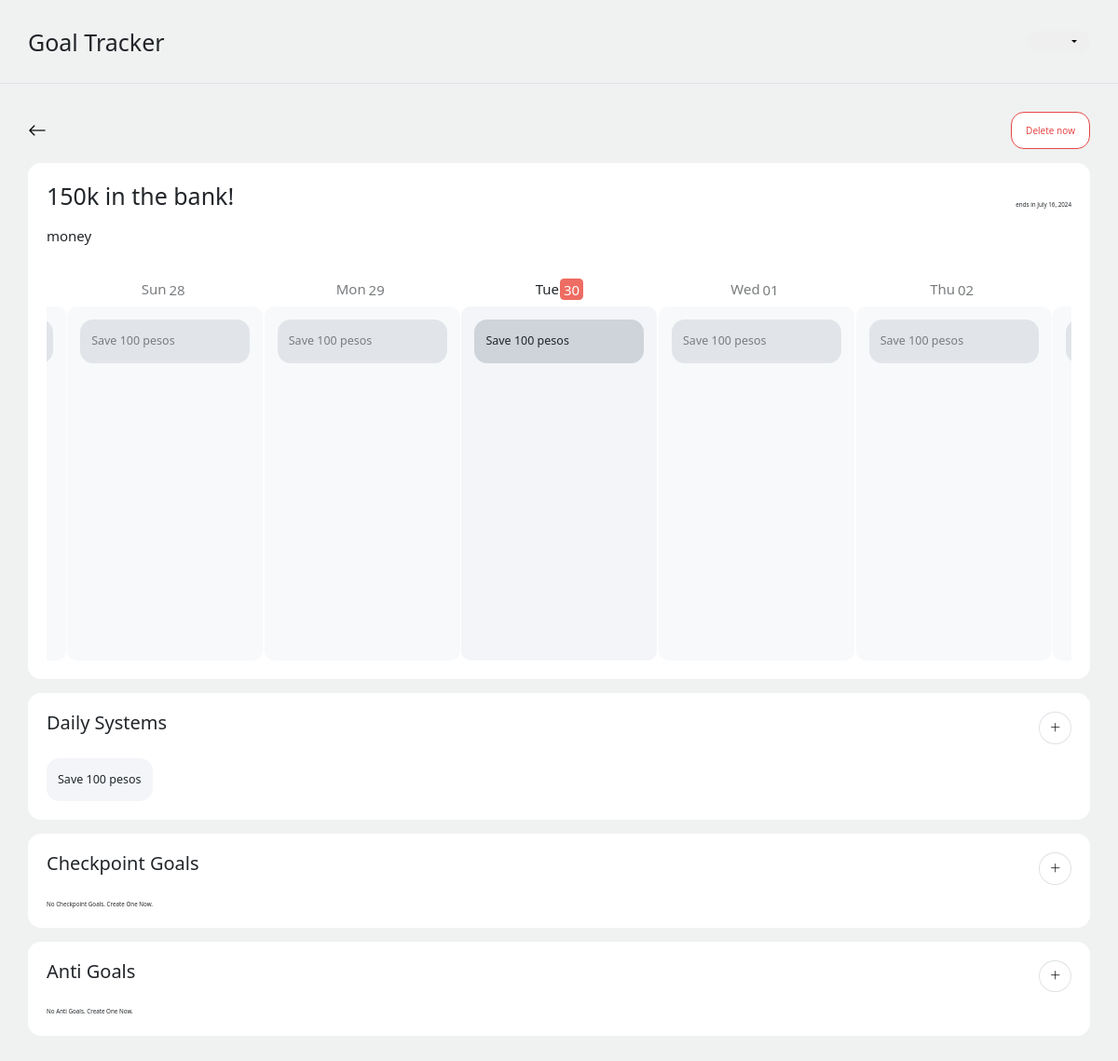
/big-goal/150k in the bank! (signed in), run on an earlier commit of the app's database.
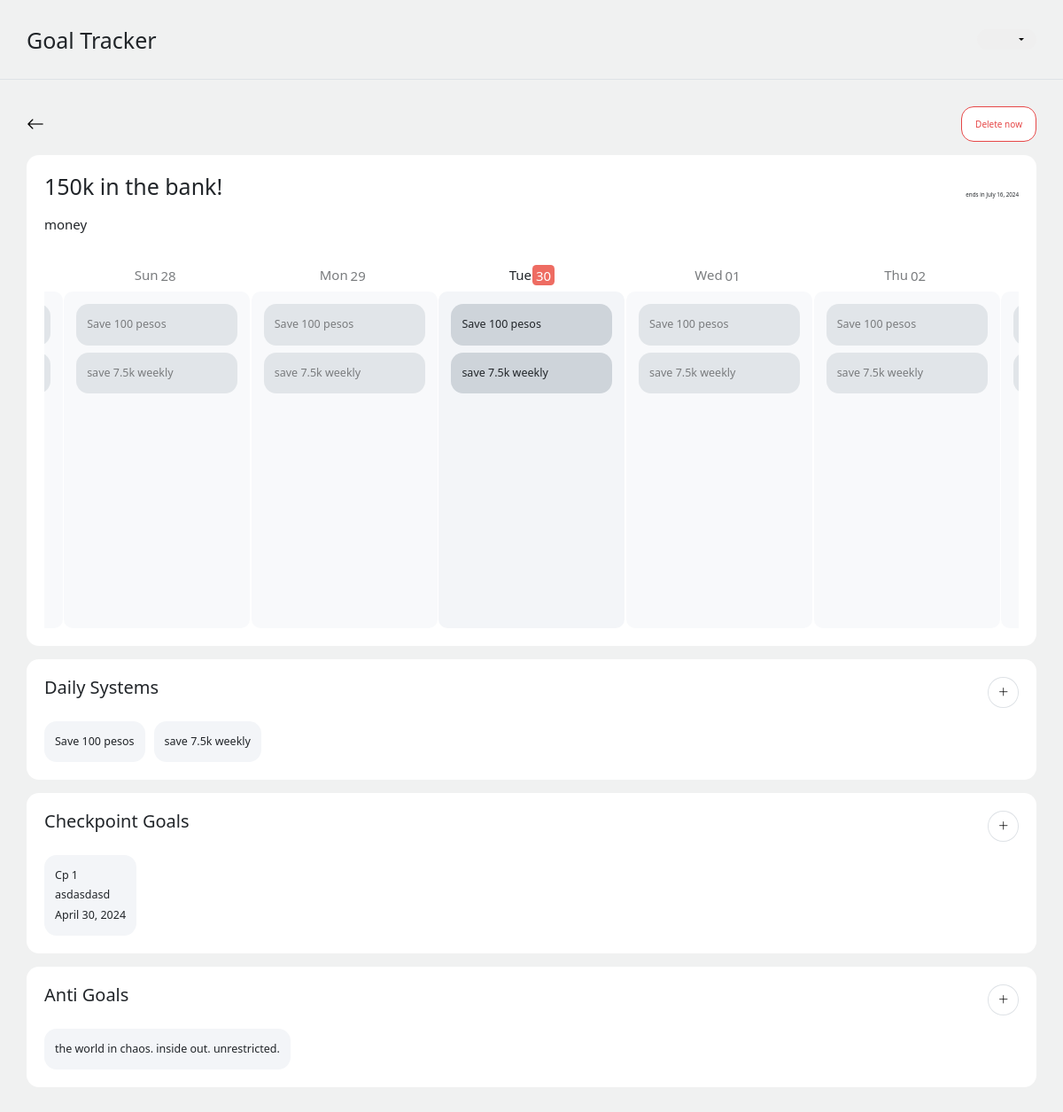
And on a later commit of the database.
### goals_tracker/models.py (models this page shows, shortened)
class BaseModel(models.Model):
    title = models.CharField(max_length=300)
    description = models.TextField(blank=True)
    class Meta:
        abstract = True

class BigGoal(BaseModel):
    user = models.ForeignKey(User, on_delete=models.CASCADE)
    start = models.DateField(default=date.today)
    deadline = models.DateField()
    def serialize(self):
        return {
            "id": self.id,
            "user": self.user.username,
            "title": self.title,
            "description": self.description,
            "start": self.start.strftime("%Y-%m-%d"),
            "deadline": self.deadline.strftime("%Y-%m-%d"),
        }

class DailySystem(models.Model):
    big_goal = models.ForeignKey(BigGoal, on_delete=models.CASCADE)
    action = models.CharField(max_length=300)
    def serialize(self):
        return {
            "id": self.id,
            "big_goal": self.big_goal.title,
            "action": self.action,
        }

class CheckpointGoal(BaseModel):
    big_goal = models.ForeignKey(BigGoal, on_delete=models.CASCADE)
    date = models.DateField(default=date.today)
    def serialize(self):
        return {
            "id": self.id,
            "big_goal": self.big_goal.title,
            "title": self.title,
            "description": self.description,
            "date": self.date,
        }

class AntiGoal(models.Model):
    big_goal = models.ForeignKey(BigGoal, on_delete=models.CASCADE)
    description = models.TextField()
    def serialize(self):
        return {
            "id": self.id,
            "big_goal": self.big_goal.title,
            "description": self.description,
        }

### goals_tracker/views.py (the view)
# urls.py: path("big-goal/<str:title>", views.big_goal, name="big_goal"),
def big_goal(request, title):
   if request.method == "GET":
      big_goal_page = big_goal_data(request, title)
      return render(request, "goals_tracker/big_goal_page.html", big_goal_page)

### goals_tracker/templates/goals_tracker/big_goal_page.html (shortened to what this page needs)
{% extends "goals_tracker/layout.html" %}  {% block body %}
<main class="py-5" id="big-goal-page">
  <section class="d-flex justify-content-between">
    <div class="align-self-center">
      <a href="{% url 'goals_tracker:index' %}">
        <button class="border-0 bg-transparent fs-2">
          <i class="bi bi-arrow-left"></i>
        </button>
      </a>
    </div>
    <div>
      <button id="delete-now-btn" class="delete-now-btn box-radius">Delete now</button>
    </div>
  </section>
    <section class="big-goal-section box-radius mt-4">
      <div class="d-flex justify-content-between">
        <h1 class="fw-normal m-0">{{ big_goal.title }}</h1>
        <span class="align-self-end">ends in {{ timeline.deadline }}</span>
      </div>
      <div class="mt-4">
        {% if big_goal.description %}
          <p class="fs-4">{{big_goal.description}}</p>
        {% endif %}
        <div class="mt-5">
          <div class="timeline" id="timeline">
            {% for date in timeline.all_dates %}
            <div class="timeline-item" data-date={{date}}>
              <div class="timeline-item--head">
                {% if date|length >= 8 %}
                <span class="m-0">{{ date|slice:"3:6" }}</span>
                <span class="timeline-item--head-day">{{ date|slice:"7:9" }}</span>
                {% else %}
                <span class="m-0">{{ date|slice:":3" }}</span>
                <span class="timeline-item--head-day">{{ date|slice:"4:" }}</span>
                {% endif %}
              </div>
              <div class="timeline-item--body">
                {% for system in daily_systems %}
                  <div class="bg-dark-subtle box-radius daily-system-box">
                    <p class="fs-5 m-0"> {{ system.action }} </p>
                  </div>
                {% endfor %}
              </div>
            </div>
            {% endfor %}
          </div>
        </div>
      </div>
    </section>
    <section class="daily-systems-section box-radius mt-4">
      <div class="d-flex justify-content-between mb-4">
        <h2 class="fw-normal m-0">Daily Systems</h2>
        <button
          class="border bg-transparent py-2 px-3 fs-5 rounded-circle"
          id="open-daily-system-modal"
        >
          <i class="bi bi-plus-lg"></i>
        </button>
      </div>
      <div class="d-flex flex-wrap gap-3">
        {% for system in daily_systems %}
        <div class="box-radius daily-system-box">
          <p class="m-0 fs-5">{{ system.action }}</p>
        </div>
        {% empty %}
        <div>No Daily Systems. Create One Now.</div>
        {% endfor %}
      </div>
    </section>
    <section class="checkpoint-goals-section box-radius mt-4">
      <div class="d-flex justify-content-between mb-4">
        <h2 class="fw-normal">Checkpoint Goals</h2>
        <button
          class="border bg-transparent py-2 px-3 fs-5 rounded-circle"
          id="open-checkpoint-goal-modal"
        >
          <i class="bi bi-plus-lg"></i>
        </button>
      </div>
      <div class="d-flex flex-wrap gap-3">
      {% for cp_goal in checkpoint_goals %}
        <div class="box-radius checkpoint-goal-box">
          <p class="m-0 fs-5">{{ cp_goal.title }}</p>
          <p class="m-0 fs-5">{{ cp_goal.description }}</p>
          <p class="m-0 fs-5">{{ cp_goal.date }}</p>
        </div>
        {% empty %}
        <div>No Checkpoint Goals. Create One Now.</div>
      {% endfor %}
      </div>
    </section>
    <section class="anti-goals-section box-radius mt-4">
      <div class="d-flex justify-content-between mb-4">
        <h2 class="fw-normal">Anti Goals</h2>
        <button
          class="border bg-transparent py-2 px-3 fs-5 rounded-circle"
          id="open-anti-goal-modal"
        >
          <i class="bi bi-plus-lg"></i>
        </button>
      </div>
      <div class="d-flex flex-wrap gap-3">
        {% for xgoal in anti_goals %}
        <div class="box-radius anti-goal-box">
          <p class="m-0 fs-5">{{ xgoal.description }}</p>
        </div>
        {% empty %}
        <div>No Anti Goals. Create One Now.</div>
        {% endfor %}
      </div>
    </section>
</main>
{% endblock %}

### goals_tracker/templates/goals_tracker/layout.html (shortened to what this page needs)
{% load static %}
<!DOCTYPE html>
<html lang="en">
  <head>
    <link
      href="https://cdn.jsdelivr.net/npm/bootstrap@5.3.2/dist/css/bootstrap.min.css"
      rel="stylesheet"
    />
    <link
      rel="stylesheet"
      href="https://cdn.jsdelivr.net/npm/bootstrap-icons@1.11.3/font/bootstrap-icons.min.css"
    />
    <link href="{% static 'goals_tracker/styles.css' %}" rel="stylesheet" />
  </head>
  <body>
    {% block header %}
    <header class="header d-flex align-items-center border-bottom">
      <div class="container-xl px-4 px-xl-0">
        <div class="d-flex justify-content-between">
          <div class="align-self-center">
            <p class="display-6 m-0">Goal Tracker</p>
          </div>
          <div class="align-self-center">
            <div class="btn-group">
              <button type="button" class="dropdown-toggle box-radius profile-btn" data-bs-toggle="dropdown" aria-expanded="false">
              </button>
            </div>
          </div>
        </div>
      </div>
    </header>
    {% endblock %}
    <div class="container-xl px-4 px-xl-0">
       {% block body %} {% endblock %}
    </div>
  </body>
</html>

### goals_tracker/static/goals_tracker/styles.css (style rules this page uses)
:root { --body-bg: #f0f1f1; --white-bg: #ffffff; --dark-bg: rgb(36, 37, 41); --gray-bg: rgb(243, 245, 248); --red-bg: rgb(238, 108, 98); }
* { margin: 0; padding: 0; box-sizing: border-box; }
body, html { font-size: 62.5%; line-height: 1.8; background-color: var(--body-bg); }
.box-radius { border-radius: 1.4rem; }
.header { height: 90px; }
.profile-btn { display: flex; align-items: center; border: 0; padding: 1rem 1.4rem; font-size: 1rem; }
.delete-now-btn { background-color: var(--white-bg); border: 1px solid rgb(230, 71, 71); color: rgb(230, 71, 71); padding: 1rem 1.5rem; font-size: 1rem; }
.daily-system-box, .checkpoint-goal-box, .anti-goal-box { background-color: var(--gray-bg); padding: 1.2rem; cursor: pointer; }
.big-goal-section, .daily-systems-section, .checkpoint-goals-section, .anti-goals-section { padding: 2rem; background-color: var(--white-bg); }
.checkpoint-goal-box { background-color: var(--gray-bg); padding: 1.2rem; }
.timeline { background-color: transparent; overflow: scroll; white-space: nowrap; }
.timeline-item { display: inline-block; opacity: 0.6; }
.timeline-item-today { opacity: 1; }
.timeline-item--head { text-align: center; font-size: 1.5rem; margin-bottom: 0.5rem; font-weight: 300; }
.timeline-item--head-today { font-weight: 400; }
.timeline-item--head-day { margin-left: -5px; padding: .15rem .4rem; border-radius: .45rem; }
.timeline-item--head-day-on { margin-left: -3px; background-color: var(--red-bg); color: var(--white-bg); }
.timeline-item--body { display: flex; flex-direction: column; row-gap: .8rem; width: 21rem; height: 38rem; background-color: var(--gray-bg); border-radius: 1rem; overflow: scroll; padding: 1.4rem; }

What changed in the data, as far as the page shows it:
added DailySystem: action "save 7.5k weekly" "save 7.5k weekly" "save 7.5k weekly" "save 7.5k weekly" "save 7.5k weekly", action "save 7.5k weekly"
added CheckpointGoal: title "Cp 1", description "asdasdasd", date "April 30, 2024"
added AntiGoal: description "the world in chaos. inside out. unrestricted."
Also different on the page:
text no longer shown: "No Checkpoint Goals. Create One Now. No Anti Goals. Create One Now."
